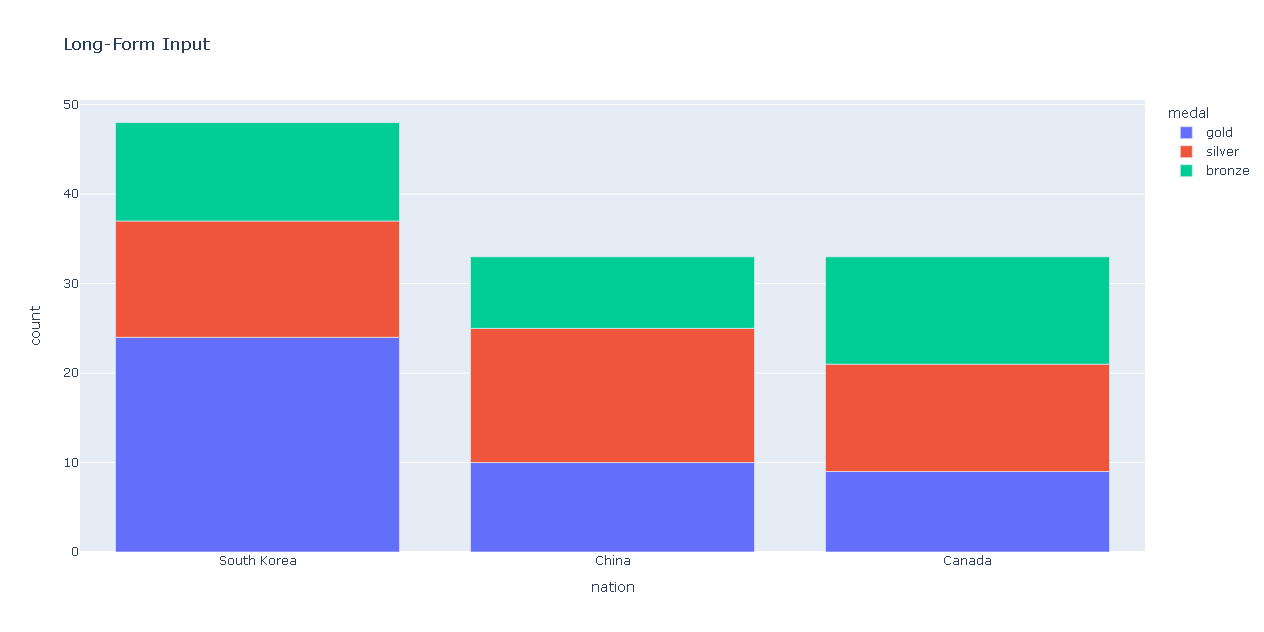

Generate this figure with Python:
import plotly.express as px # Biblioteca usada para criar gráficos

long_df = px.data.medals_long() # DataFrame com conjunto de dados Iris com a variável do tipo long
fig = px.bar(long_df, x = "nation", y = "count",
             color = "medal", title = "Long-Form Input") # Cria o objeto com os dados de x e y
fig.show() # Plota o gráfico

# plotly.express pode criar toda a fígura de uma só vez. Ele usa a graph_objects internamente
# long-form data é adequado para armazenar e exibir dados multivariados, ou seja, com dimensões superiores a 2.
